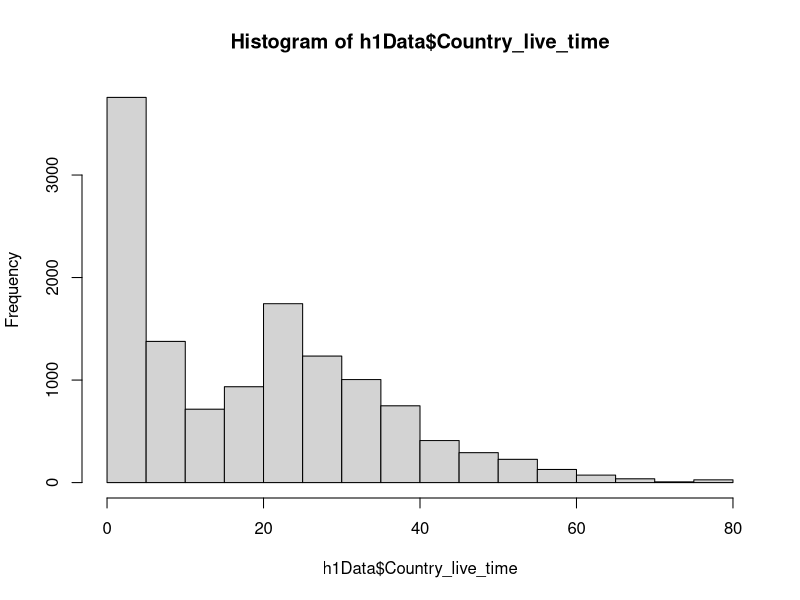
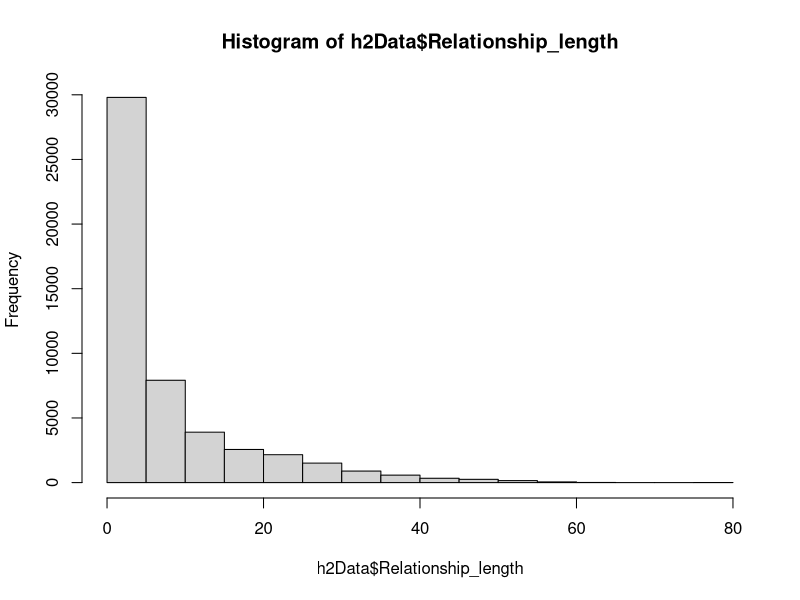
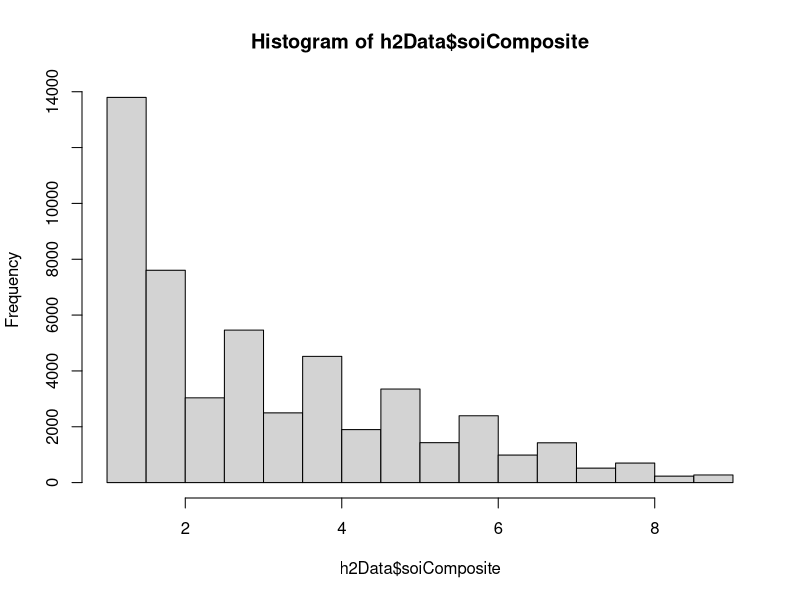
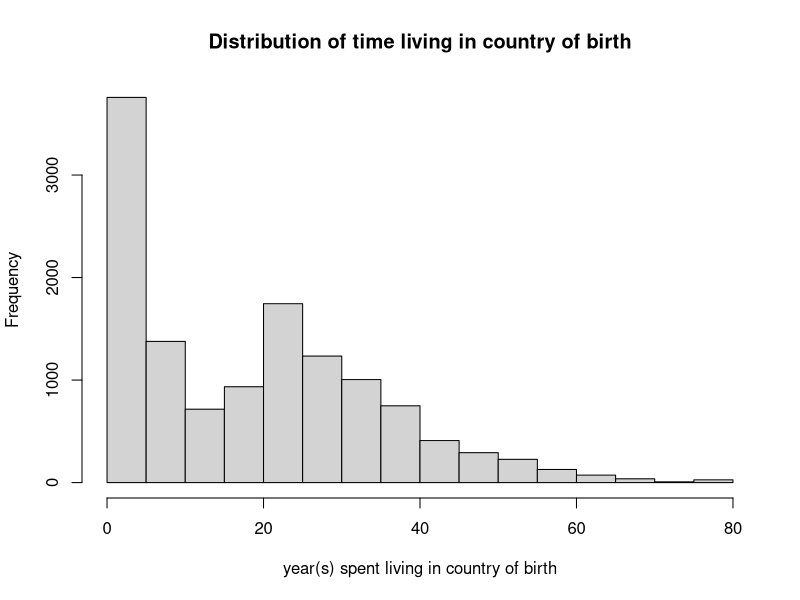
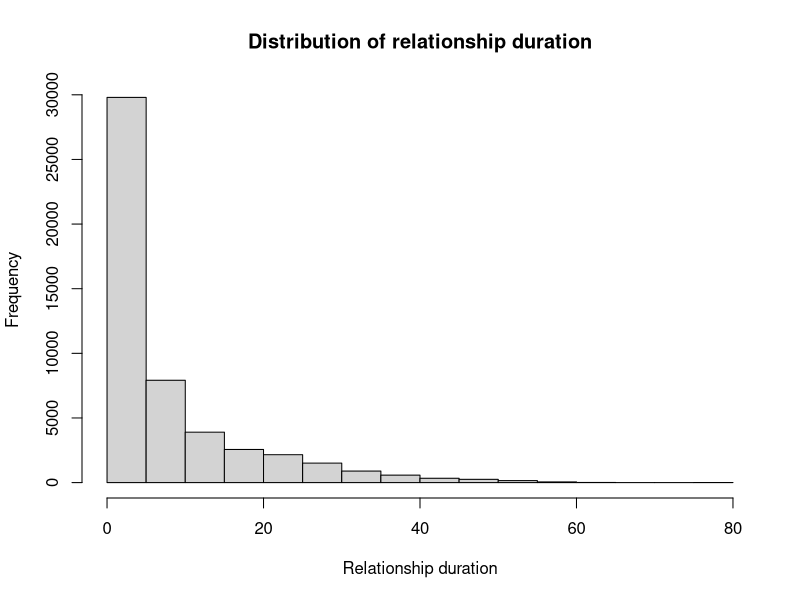
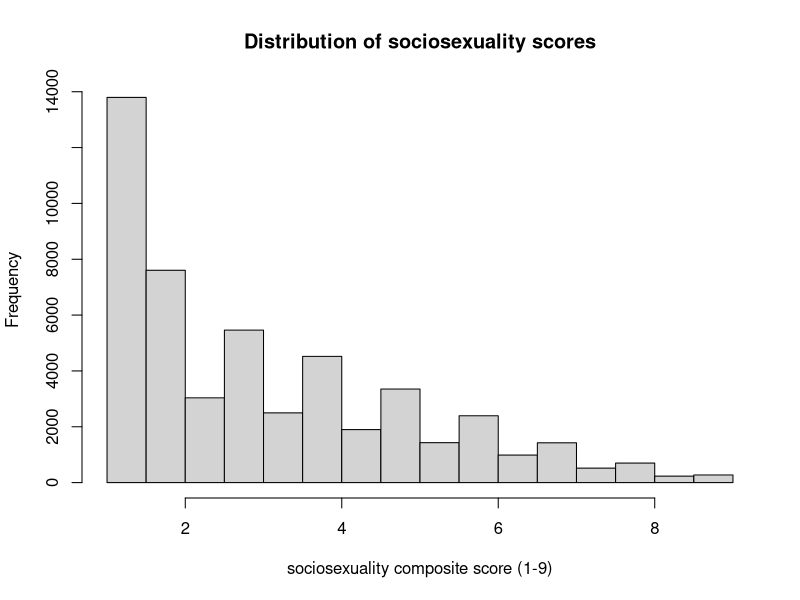

These charts were generated, in order, by the following R code:
## ---- chunk 1
# Open the project's .Rproj file before running chunks.
library(psych)

h1Data <- read.csv("data/processed_data/practice_h1.csv")

#if this doesnt work try putting it in the console & then it works
h1Data <- read.csv("data/processed_data/practice_h1.csv")
h2Data <- read.csv("data/processed_data/practice_h2.csv")
## ---- chunk 2
# A histogram groups numerical values into intervals (bins).
# Bar height shows how many observations fall in each interval.
# Start by looking at the distribution before calculating summary statistics.
hist(h1Data$Country_live_time)
hist(h2Data$Relationship_length)
#including composite score as well
hist(h2Data$soiComposite)

# Add readable labels to the same histogram.
hist(h1Data$Country_live_time, main = "Distribution of time living in country of birth", xlab = "year(s) spent living in country of birth")

hist(h2Data$Relationship_length, main = "Distribution of relationship duration", xlab = "Relationship duration")

#adding readable labels for soi composite as well
hist(h2Data$soiComposite, main = "Distribution of sociosexuality scores", xlab = "sociosexuality composite score (1-9)")
## ---- chunk 3
# Mean: add the scores and divide by the number of observed responses.
mean(h2Data$Relationship_length, na.rm = TRUE)
# Median: the middle score after sorting the responses.
median(h2Data$Relationship_length, na.rm = TRUE)
# Table: count how many people are in each category.
table(h1Data$Religion_type, useNA = "ifany")
# Range: return the minimum and maximum, rather than their difference.
range(h2Data$Relationship_length, na.rm = TRUE)
# IQR: the 75th percentile minus the 25th percentile.
IQR(h2Data$Relationship_length, na.rm = TRUE)

## ---- chunk 4
# scale() uses z = (original score - mean) / standard deviation by default.
# Keep the original commitment scores and store the standardized values separately.
# scale() returns a matrix; as.numeric() makes a simple numeric column.
h2Data$soiComposite_z <- as.numeric(scale(h2Data$soiComposite))
# Standardized scores have mean approximately 0 and standard deviation 1.
#yes, close to 0 it's 8.844887e-17
mean(h2Data$soiComposite_z, na.rm = TRUE)
sd(h2Data$soiComposite_z, na.rm = TRUE)
## ---- chunk 5
# Covariance describes whether two variables tend to move together.
# Positive: higher values tend to occur together. Negative: higher values tend to accompany lower values.
# Its size depends on the units and is not restricted to -1 through 1.
cov(h2Data$soiComposite, h2Data$Relationship_length, use = "complete.obs")
# Pearson correlation expresses a linear association on a -1 to 1 scale.
cor(h2Data$soiComposite, h2Data$Relationship_length, use = "complete.obs")
# Select numerical variables only; do not include participant IDs or category codes.
corData <- h2Data[ ,c("soiComposite", "Relationship_length")]
# A correlation matrix gives the correlation for each pair of columns.
# The diagonal is 1 because each variable is correlated with itself.
cor(corData, use = "complete.obs")
## ---- chunk 6
# summary() reports minimum, quartiles, median, mean, maximum, and missing counts when present.
summary(corData)
# psych::describe() reports n, mean, SD, median, minimum, maximum, range width (max minus min), skewness, kurtosis, and other summaries.
# However it does not report every statistic above: compute IQR, cov(), and cor() separately.
psych::describe(corData)
